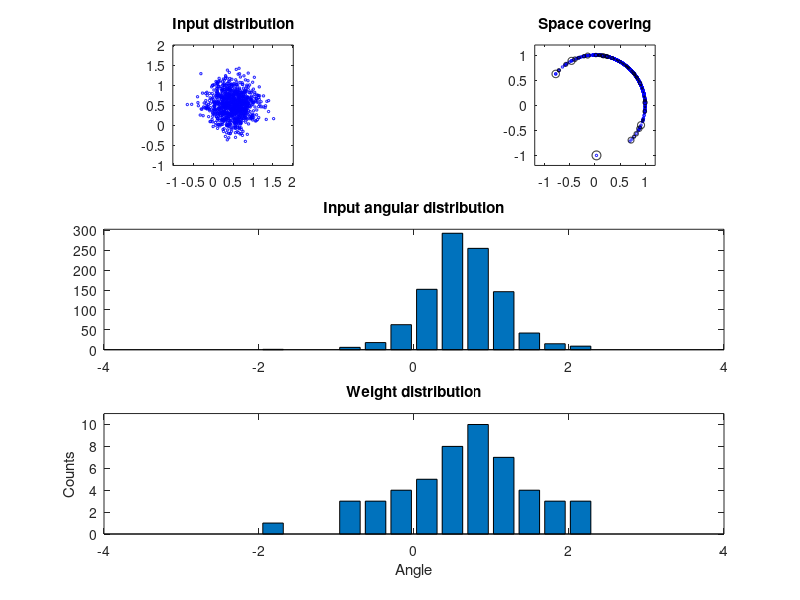
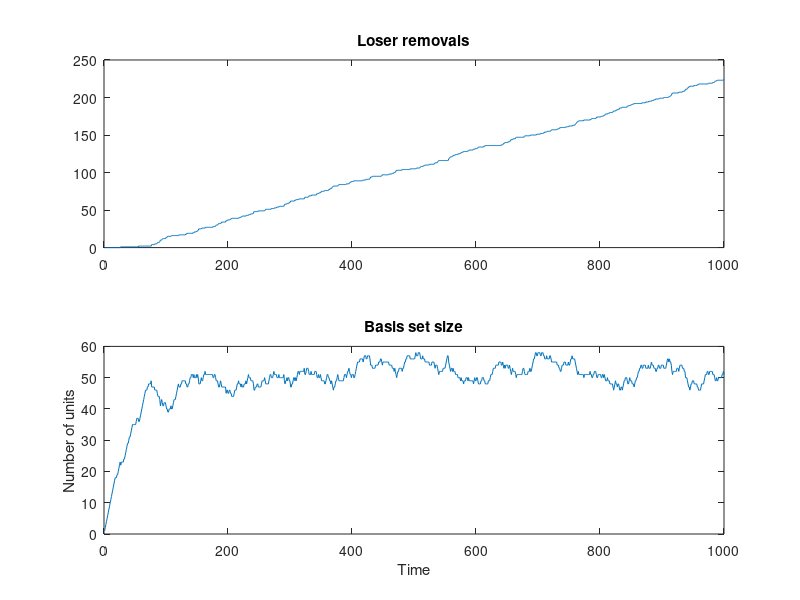

The MATLAB source for these figures, in order:
%This script demonstrates a variation of the original wkl rule in which the threshold
% is set individually for each unit by low-pass filtering prior activity (similar to the 
% threshold adaptation in the BCM rule):
%
%    theta_i' = -A * theta_i + (B - theta_i) * I(i)
% 
% where A and B are decay and upper bound constants, respectively, i is the index of the
% unit updated, I(i) = 1 if i is the winner, and I(i) = 0 otherwise. This leads to a 
% somewhat more accurate representation of the density of the input distribution by shrinking
% the receptive field of units located in really dense areas of the input space.
%
% see wkl

% Copyright (c) 2014, Jasmin Leveille (jalev51@gmail.com)
% All rights reserved.
% 
% Redistribution and use in source and binary forms, with or without
% modification, are permitted provided that the following conditions are
% met:
% 
% 1. Redistributions of source code must retain the above copyright notice,
% this list of conditions and the following disclaimer.
% 
% 2. Redistributions in binary form must reproduce the above copyright
% notice, this list of conditions and the following disclaimer in the
% documentation and/or other materials provided with the distribution.
% 
% THIS SOFTWARE IS PROVIDED BY THE COPYRIGHT HOLDERS AND CONTRIBUTORS "AS
% IS" AND ANY EXPRESS OR IMPLIED WARRANTIES, INCLUDING, BUT NOT LIMITED TO,
% THE IMPLIED WARRANTIES OF MERCHANTABILITY AND FITNESS FOR A PARTICULAR
% PURPOSE ARE DISCLAIMED. IN NO EVENT SHALL THE COPYRIGHT HOLDER OR
% CONTRIBUTORS BE LIABLE FOR ANY DIRECT, INDIRECT, INCIDENTAL, SPECIAL,
% EXEMPLARY, OR CONSEQUENTIAL DAMAGES (INCLUDING, BUT NOT LIMITED TO,
% PROCUREMENT OF SUBSTITUTE GOODS OR SERVICES; LOSS OF USE, DATA, OR
% PROFITS; OR BUSINESS INTERRUPTION) HOWEVER CAUSED AND ON ANY THEORY OF
% LIABILITY, WHETHER IN CONTRACT, STRICT LIABILITY, OR TORT (INCLUDING
% NEGLIGENCE OR OTHERWISE) ARISING IN ANY WAY OUT OF THE USE OF THIS
% SOFTWARE, EVEN IF ADVISED OF THE POSSIBILITY OF SUCH DAMAGE.

%% Setup
clear;
NbPts = 1000;
dt = 1;
A = 0.00001;
B = 1;

%% Generate points 
x = 0.5 + 0.3 * randn(NbPts, 2);   %Non-uniform distribution

%% Show input distribution
figure;
sb1 = subplot(3,2,1);hold on; axis image;
xPlot = scatter(x(:,1),x(:,2),3,'b');
set(gca,'xlim',mean(x) + [-1.5 1.5],'ylim',mean(x) + [-1.5 1.5],'box','on');
title('Input distribution');

%% Pre-normalize inputs
xNorm = sqrt(diag(x*x'));
x = x./[xNorm xNorm];
xAngle = atan2(x(:,2),x(:,1));

%% WKL
w = rand(1,2);
change = zeros(NbPts, 1);
nbW = zeros(NbPts, 1);
thetaVector = rand(1); %Keeps track of the adaptive threshold

for i = 1:NbPts
    wNorm = sqrt(diag(w*w')); %Compute w-norm

    s = w * x(i,:)' ./ wNorm; %Compute similarity s using pre-normalized x's
    
    [v, winner] = max(s); %Get winnner
    candidates = find(s > thetaVector); %Get losers
    
    if ~isempty(candidates)
        losers = setdiff(candidates, winner(1)); %Compare to winner (always only the first one)
        w(winner,:) = w(winner,:) + x(i,:); %Learn winner node

%	thetaVector = thetaVector + ...
%                      dt * (10 * (B - thetaVector).*([1:size(w,1)]' == winner(1)) - A * thetaVector);
	thetaVector = thetaVector + ...
                      dt * ((B - thetaVector).*([1:size(w,1)]' == winner(1)) - A * thetaVector);


        w(losers,:) = []; %Remove losers
        change(i) = length(losers); %Keep track of loser removals

        thetaVector(losers) = [];
    else
        w = [w ; x(i,:)]; %Add new node centered on current pattern
        thetaVector = [thetaVector ; 0.9999];
    end
    
    nbW(i) = size(w, 1); %Keep track of number of nodes
end

%% Plot results
wNorm = sqrt(diag(w*w')); %Compute w-norm
w = w ./[wNorm wNorm];
wAngle = atan2(w(:,2),w(:,1));

sb2 = subplot(3,2,2);hold on;axis image;
sPlot = scatter(x(:,1),x(:,2),3,'b');
set(gca,'xlim',[-1.2 1.2],'ylim',[-1.2 1.2],'box','on');

areaRadius = acos(thetaVector);
for i = 1 : size(w,1)
    wPlot(i) = rectangle('position', ...
               [w(i,1)-areaRadius(i),w(i,2)-areaRadius(i),2*areaRadius(i),2*areaRadius(i)], ...
               'curvature',[1 1]);
end
title('Space covering');

sb3 = subplot(3,2,3:4);hold on;
binEdge = linspace(-pi,pi,20);
xBinFreq = histc(xAngle,binEdge);
bar(binEdge,xBinFreq);
set(gca,'ylim',[0 max(xBinFreq)+10],'box','on');
title('Input angular distribution');

sb4 = subplot(3,2,5:6);hold on;
wBinFreq = histc(wAngle,binEdge);
bar(binEdge,wBinFreq);
set(gca,'xlim',get(sb3,'xlim'),'ylim',[0 max(wBinFreq)+1],'box','on');
title('Weight distribution');
xlabel('Angle');
ylabel('Counts');

figure;subplot(2,1,1);
plot(cumsum(change));title('Loser removals');
subplot(2,1,2);
plot(nbW); title('Basis set size');
xlabel('Time');
ylabel('Number of units');
